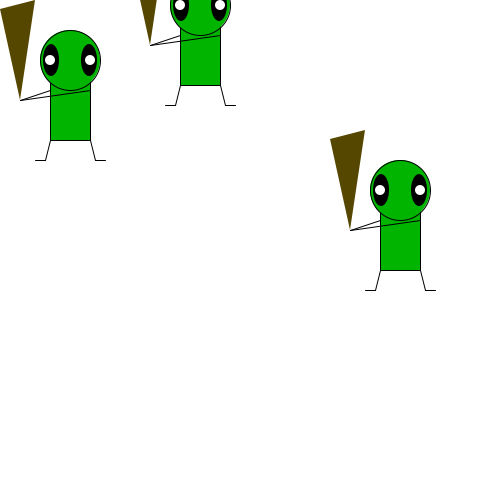
Frame 1 (no input)
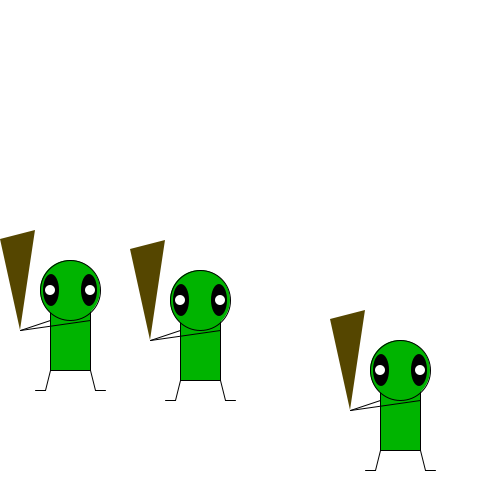
Frame 60 (the mouse pressed at the canvas centre just before this capture)
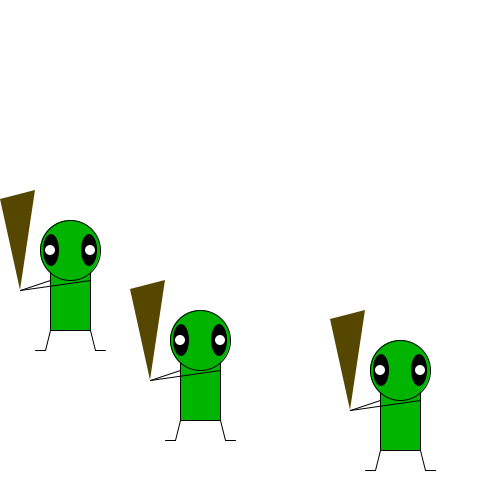
Frame 120 (the mouse held since frame 60 and released just before this capture)

The Processing sketch that drew these frames (run headless with seeded random() and noise(); from frame 60 on, the mouse is pressed at the canvas centre):

// Processing sketch: processing_129304
// ── processing_129304.pde

Monster mijnMonster;
Monster mijnMonster2;
Monster mijnMonster3;

void setup() {
  size(500, 500);
  mijnMonster = new Monster(200,30,5); //monster aanmaken met de positie 200,30 en de snelheid 5
  mijnMonster2 = new Monster(70,80,10);
  mijnMonster3 = new Monster(400,200,20);
  }

void draw() {
  background(255);
  mijnMonster.update();
  mijnMonster.testRand();
  mijnMonster.drawMonster(); //een laag dieper (in de class) het monster tekenen
  
  mijnMonster2.update();
  mijnMonster2.testRand();
  mijnMonster2.drawMonster();
  
  mijnMonster3.update();
  mijnMonster3.testRand();
  mijnMonster3.drawMonster();
}

class Monster{// class van het monster
int monsterX; //positie op de x-as
int monsterY; //positie op de y-as
int richting; // de snelheid en richting van het monster
int teller; //teller om van kleur te veranderen
boolean test; //kleur

  Monster(int tempX, int tempY, int tempRichting){
  monsterX = tempX;
  monsterY = tempY; //de positie van het monster bepalen door wat ingevuld wordt bij de setup
  richting = tempRichting;
  test = true;
  }
  void update(){
 monsterY = monsterY + richting; 
}

void testRand(){
    if(monsterY <= 0 || monsterY >= height){  //voorwaarde heen en weer bewegen
    richting = -richting; //omdraaien van richting
    teller = teller + 1; //de teller
  } 
}

void drawMonster(){ // het monster tekenen
 rectMode(CENTER);
  stroke(0);
  if(test){fill(0, 180, 0);}
  if(!test){fill(0,100, 0);}
  if(teller == 10){ teller = 0; test = !test;}
  //fill(0, 180, 0);
  rect( monsterX, monsterY, 40, 100); // body
  ellipse(monsterX, monsterY-30, 60, 60); //head
  fill(0);
  noStroke();
  ellipse(monsterX-19, monsterY-30, 16, 32); //left eye
  ellipse(monsterX+19, monsterY-30, 16, 32); //right eye
  fill(255);
  ellipse(monsterX-20, monsterY-30, 10, 10); //left pupil
  ellipse(monsterX+20, monsterY-30, 10, 10); //right pupil
  stroke(0);
  line(monsterX-20, monsterY+50, monsterX-25, monsterY+70); //left leg
  line(monsterX-25, monsterY+70, monsterX-35, monsterY+70); //left foot
  line(monsterX+20, monsterY+50, monsterX+25, monsterY+70); //right leg
  line(monsterX+25, monsterY+70, monsterX+35, monsterY+70); //right foot
  line(monsterX-20, monsterY, monsterX-50, monsterY+10); //left arm
  line(monsterX+20, monsterY, monsterX-50, monsterY+10); //right arm
  fill(85, 70, 0);
  noStroke();
  triangle(monsterX-50, monsterY+10, monsterX-35, monsterY-90, monsterX-70, monsterY-81); //knuppel 
}
}
